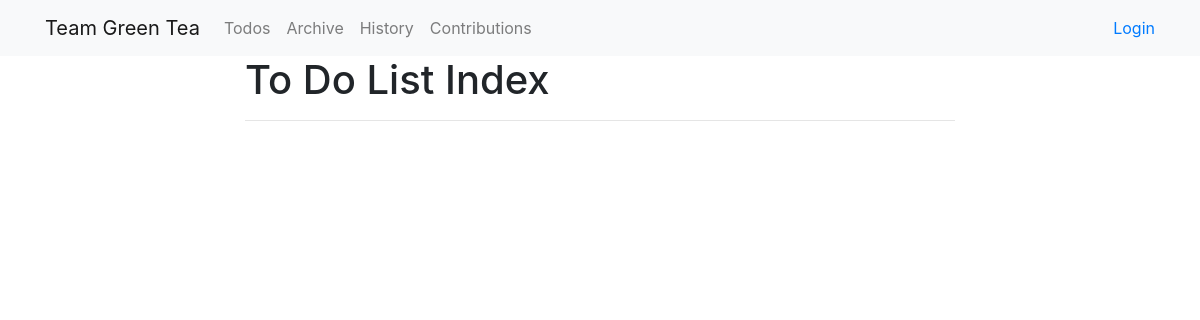
Before: /todolist/ with the older database file.
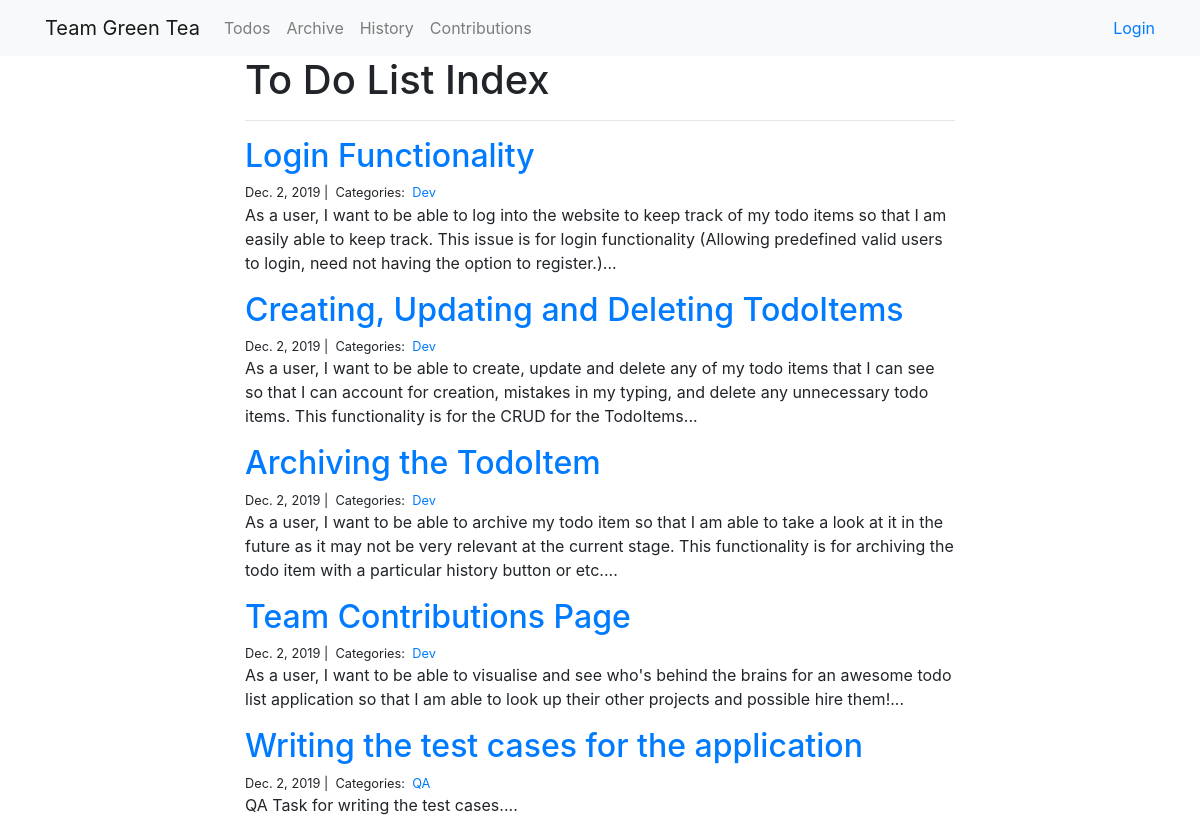
After: the same page with the newer database file.
### todolist/models.py (models this page shows)
class Item(models.Model):
    title = models.CharField(max_length=75)
    body = models.TextField()
    created_on = models.DateTimeField(auto_now_add=True)
    last_modified = models.DateTimeField(auto_now=True)
    categories = models.ManyToManyField('Category', related_name='items')

class Category(models.Model):
    name = models.CharField(max_length=25)

### todolist/views.py (the view)
# urls.py: path("", views.todolist_index, name='todolist_index'),
def todolist_index(request):
    items = Item.objects.all().order_by('-created_on')
    context = {
        "items": items,
    }
    return render(request, "todolist_index.html", context)

### todolist/templates/todolist_index.html
{% extends "base.html" %}
{% block page_content %}
<div class="col-md-8 offset-md-2">
    <h1>To Do List Index</h1>
    <hr>
    {% for item in items %}
    <h2><a href="{% url 'todolist_detail' item.pk%}">{{ item.title }}</a></h2>
    <small>
        {{ item.created_on.date }} |&nbsp;
        Categories:&nbsp;
        {% for category in item.categories.all %}
        <a href="{% url 'todolist_category' category.name %}">
            {{ category.name }}
        </a>&nbsp;
        {% endfor %}
    </small>
    <p>{{ item.body | slice:":400" }}...</p>
    {% endfor %}
</div>
{% endblock %}

### todolist/templates/base.html (shortened to what this page needs)
<link rel="stylesheet" href="https://stackpath.bootstrapcdn.com/bootstrap/4.1.3/css/bootstrap.min.css">
<nav class="navbar navbar-expand-lg navbar-light bg-light">
    <div class="container">
        <a class="navbar-brand" href="{% url 'todolist_index' %}">Team Green Tea</a>
        <div class="collapse navbar-collapse" id="navbarSupportedContent">
          <ul class="navbar-nav mr-auto">
            <li class="nav-item">
              <a class="nav-link" href="/todo">Todos</a>
            </li>
            <li class="nav-item">
              <a class="nav-link" href="/todoArchived">Archive</a>
            </li>
            <li class="nav-item">
              <a class="nav-link" href="/todo_history">History</a>
            </li>
            <li class="nav-item">
              <a class="nav-link" href="{% url 'todolist_contributions' %}">Contributions</a>
            </li>
          </ul>
          {% if user.is_authenticated %}
            Welcome, {{ user.username}}!&nbsp;&nbsp;&nbsp;
            <a href="{% url 'logout' %}">Logout</a>
          {% else %}
            <a href="{% url 'login'%}">Login</a>
          {% endif %}
        </div>
    </div>
</nav>
<div class="container">
    {% block page_content %}{% endblock %}
</div>

Changed rows visible on the page:
added Item: title "Login Functionality", created_on "Dec. 2, 2019", body "As a user, I want to be able to log into the website to keep track of my todo items so that I am easily able to keep track. This issue is for login functionality (Allowing predefined valid users to login, need not having the option to register.)"
added Category: name "Dev"
added Item: title "Creating, Updating and Deleting TodoItems", created_on "Dec. 2, 2019", body "As a user, I want to be able to create, update and delete any of my todo items that I can see so that I can account for creation, mistakes in my typing, and delete any unnecessary todo items. This functionality is for the CRUD for the TodoItems"
added Item: title "Archiving the TodoItem", created_on "Dec. 2, 2019", body "As a user, I want to be able to archive my todo item so that I am able to take a look at it in the future as it may not be very relevant at the current stage. This functionality is for archiving the todo item with a particular history button or etc."
added Item: title "Team Contributions Page", created_on "Dec. 2, 2019", body "As a user, I want to be able to visualise and see who's behind the brains for an awesome todo list application so that I am able to look up their other projects and possible hire them!"
added Item: title "Writing the test cases for the application", created_on "Dec. 2, 2019", body "QA Task for writing the test cases."
added Category: name "QA", shown under "Writing the test cases for the application"
